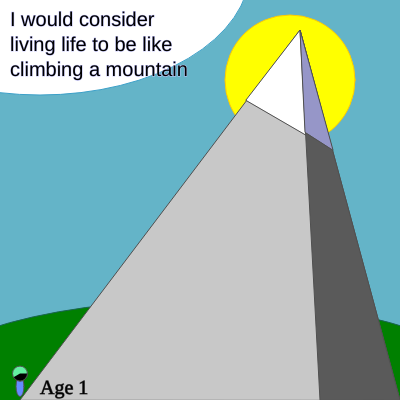
Frame 1 (no input)
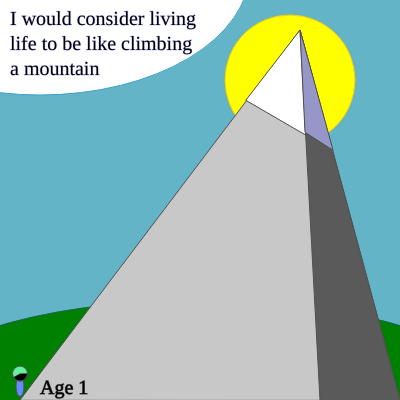
Frame 60 (no input)
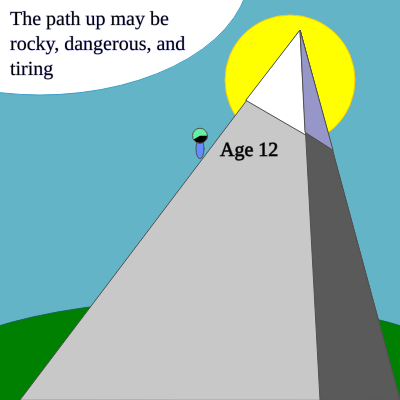
Frame 120 (the mouse pressed at the canvas centre since frame 60)

The p5.js sketch that drew these frames (run headless with seeded random() and noise() and a simulated clock; from frame 60 on, the mouse is pressed at the canvas centre):

// p5.js sketch
// ── sketch.js
//these are the differnt text's meant to appear as the little climber goes up, also I just used a mountain as the metaphor for all of this just because I thought it would be fun to make a mountain and a little dude going up it
let first_text = 'I would consider living life to be like climbing a mountain';

let second_text = 'The path up may be rocky, dangerous, and tiring';

let third_text ='You may fall down or slip a couple of times on the way up'

let fourth_text ='but once you hit the peak it feels so amazing.' 




function setup() {
  createCanvas(400, 400);
  
  
  
  fill(0, 0, 0);
  
  

 
}

function draw() {
  background(100, 180, 200);
  noStroke()
  
  // the slope is the line that the little dude follows in order to go up
  let slope = (400-30) / (300-20)
  
  // the rest of these values are used for constrain so that the little guy only goes up to certain point, value names and some of the math was from the P5 example for constrain
  let leftWall = 20
  let rightWall = 300
  
  let xc = constrain(mouseX, leftWall, rightWall);
  
  let xValue = map(mouseX, 0, width, 0, 2);
  
  let y = (height -(xc * slope));
  
  
  
  // these values are for the ground, sun, and cloud
  stroke(25, 100, 80)
  fill('green')
  ellipse(200, 400, 600, 200)
  
  stroke(60, 160, 200)
  fill(500)
  ellipse(40, -30, 420, 250)

  stroke(255, 204, 0);
  fill('yellow')
  circle(290, 80, 130)
  
  
  //this string of if and else's are to make sure the text spawns in past a certain point, the text being what I formed at the beginning 
  stroke(200, 200, 300)
  if (xc > 299){
    fill(0)
  textSize(20);
  text(fourth_text, 10, 10, 200);
  } else if (xc > 200){
    fill(0)
  textSize(20);
  text(third_text, 10, 10, 200);
  } else if (xc > 100) {
    fill(0)
  textSize(20);
  text(second_text, 10, 10, 200);
  } else if (xc > 20) {
    fill(0)
  textSize(20);
  text(first_text, 10, 10, 200);
  } else if (xc = 20) {
    fill(0)
  textSize(20);
  text(first_text, 10, 10, 200);
  }
  
//these triangles make up the mountain and the snow on the mountain
  stroke(80, 80, 80)
  fill(200, 200, 200)
  triangle(20, 400, 300, 30, 400, 400);
  
  
  
  
  
  fill(400, 400, 400)
  triangle(246, 100, 300, 30, 332, 150)
  
  fill(90, 90, 90)
  triangle(320, 400, 300, 30, 400, 400);
  
  fill(150, 150, 200)
  triangle(305, 132, 300, 30, 333, 150)
  
  
  
  
  

// these elliplses and the arc are the essiential components of the little dude who climbs the mountain
  fill(100, 140, 360);
  ellipse(xc, y + 13, 8, 20);
  
  fill(100, 240, 160);
 ellipse(xc, (y - 0), 15, 15);
  
  fill(0)
  arc(xc, (y - 0), 15, 15, 0, PI + 100);

  
  
  //to get the age to match up to go straight from 1 to 18 as the little person goes up the mountain by messing with what numbers dividing xc by would get a staight shot from 1 to 18 with no decimals, the variable legend and the int(nfc) equation are from the P5 ref for exp()
  let legend = 'Age ' + 1 * int(nfc(xc / 16)) 
  
  // searched up what fonts work with P5 and thought this one would fit the best for the tone
  fill(0)
  textFont('Monotype Corsiva')
  text(legend, (xc + 20), (y + 20));
  
  
  
 
  
  
}
